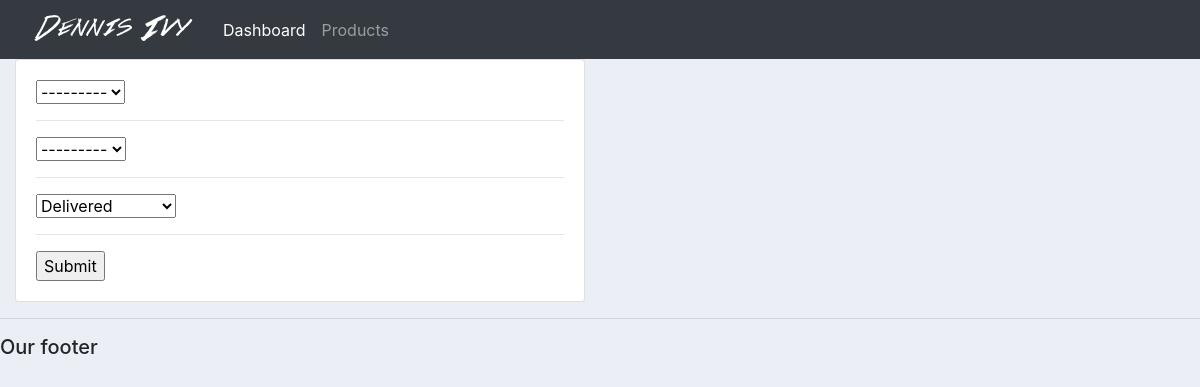
The page /update_order/1/ on the database as committed earlier.
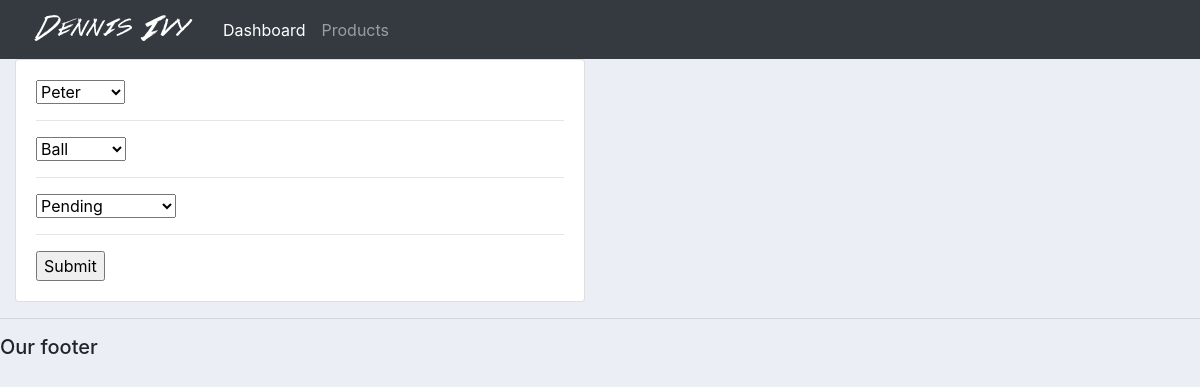
The same page on the database as committed later.
### accounts/models.py (models this page shows, shortened)
class Order(models.Model):
	STATUS = (
			('Pending', 'Pending'),
			('Out for delivery', 'Out for delivery'),
			('Delivered', 'Delivered'),
			)
	customer = models.ForeignKey(Customer, null=True, on_delete= models.SET_NULL)
	product = models.ForeignKey(Product, null=True, on_delete= models.SET_NULL)
	date_created = models.DateTimeField(auto_now_add=True, null=True)
	status = models.CharField(max_length=200, null=True, choices=STATUS)

### accounts/views.py (the view)
# urls.py: path('update_order/<str:pk>/', views.updateOrder, name="update_order"),
def updateOrder(request, pk):
	order = Order.objects.get(id=pk)
	form = OrderForm(instance=order)
	if request.method == 'POST':
		form = OrderForm(request.POST, instance=order)
		if form.is_valid():
			form.save()
			return redirect('/')
	context = {'form':form}
	return render(request, 'accounts/order_form.html', context)

### accounts/forms.py
class OrderForm(ModelForm):
	class Meta:
		model = Order
		fields = '__all__'

### accounts/models.py (called while the page is built)
	def __str__(self):
		return self.name

	def __str__(self):
		return self.name

### accounts/templates/accounts/order_form.html (shortened to what this page needs)
{%  extends 'accounts/main.html' %}
{% load static %}
{% block content %}
<div class="row">
	<div class="col-md-6">
		<div class="card card-body">
			<form action="" method="POST">
				{% for field in form %}
					{{field}}
					<hr>
				{% endfor %}
				<input type="submit" name="Submit">
			</form>
		</div>
	</div>
</div>
{% endblock %}

Rows that differ between the two databases and show on the page:
changed Order: customer "---------" → "Peter"; product "---------" → "Ball"; status "Delivered" → "Pending"
